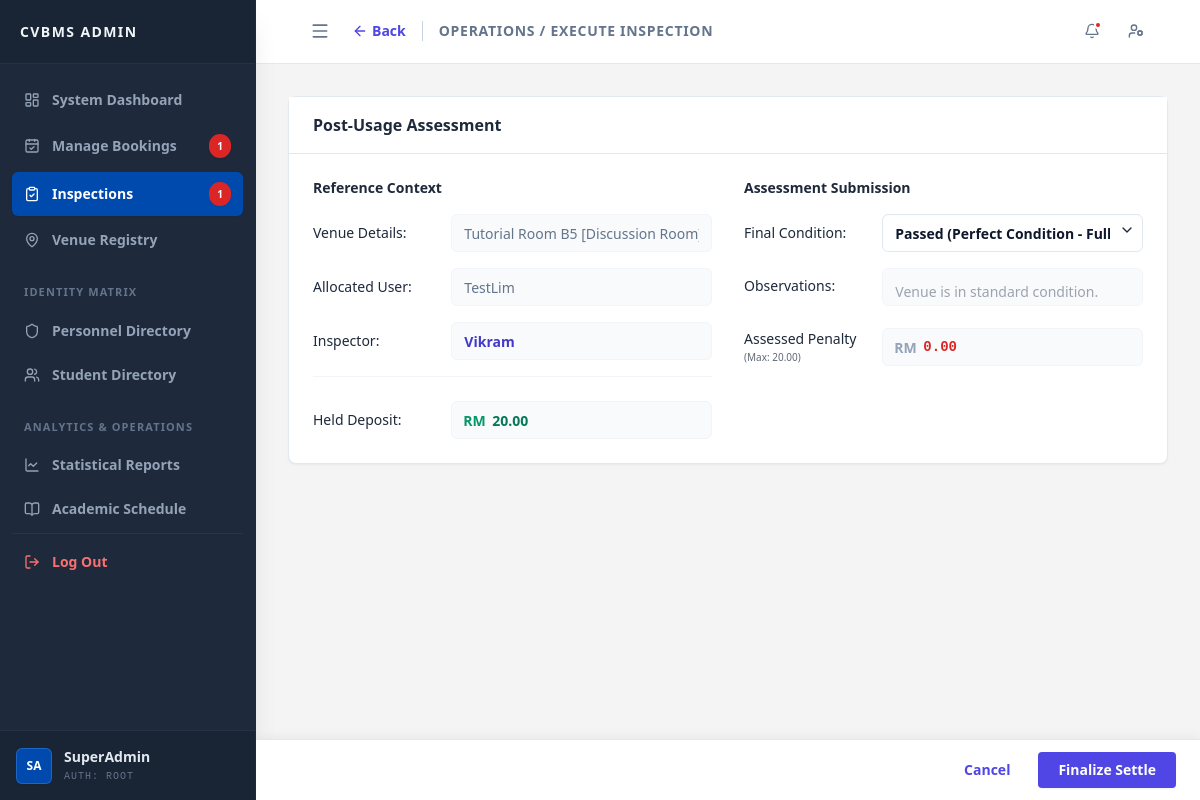
The app's page /admin/execute_inspection.php?bid=20000021 (signed in), older data.
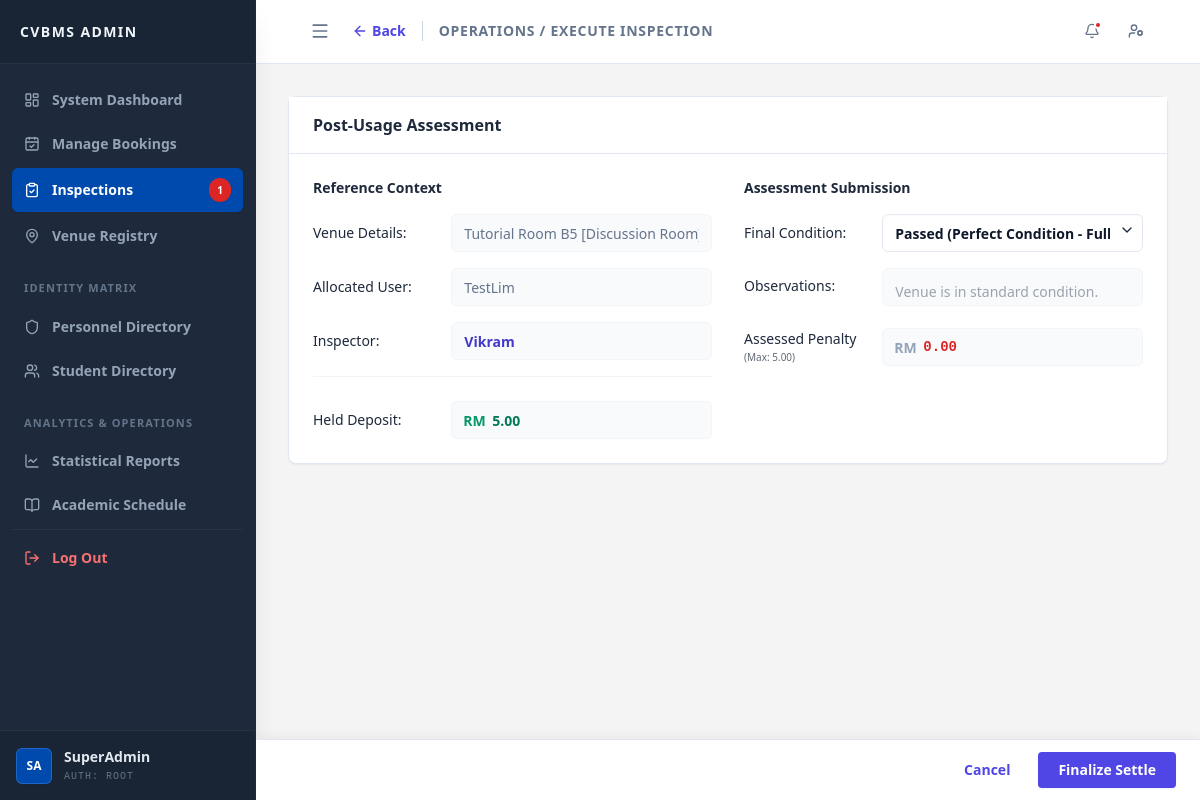
The same page, newer data.
### tables this page shows
CREATE TABLE `inspection` (
  `ins_id` int(10) UNSIGNED NOT NULL,
  `bid` int(10) UNSIGNED NOT NULL,
  `sid` int(10) UNSIGNED NOT NULL,
  `ins_status` enum('passed','failed','pending') NOT NULL DEFAULT 'pending',
  `damage_desc` text DEFAULT NULL,
  `damage_cost` decimal(10,2) UNSIGNED DEFAULT 0.00,
  `penalty` decimal(10,2) UNSIGNED DEFAULT 0.00,
  `inspected_at` datetime DEFAULT NULL
);

CREATE TABLE `venue` (
  `vid` varchar(10) NOT NULL,
  `vname` varchar(100) NOT NULL,
  `vcid` int(11) NOT NULL,
  `max_cap` int(10) UNSIGNED NOT NULL,
  `deposit` decimal(10,2) UNSIGNED NOT NULL,
  `status` enum('available','maintenance','booked') NOT NULL DEFAULT 'available',
  `description` text NOT NULL
);

CREATE TABLE `vcategory` (
  `vcid` int(11) NOT NULL,
  `category` varchar(50) NOT NULL,
  `description` text NOT NULL
);

CREATE TABLE `user` (
  `uid` varchar(15) NOT NULL,
  `username` varchar(50) NOT NULL,
  `email` varchar(100) NOT NULL,
  `password` varchar(255) NOT NULL,
  `phone_num` varchar(20) NOT NULL,
  `profile_pic` varchar(255) NOT NULL DEFAULT '',
  `outstanding_debt` decimal(10,2) UNSIGNED NOT NULL DEFAULT 0.00,
  `account_status` enum('active','restricted') NOT NULL DEFAULT 'active',
  `created_at` timestamp NOT NULL DEFAULT current_timestamp()
);

CREATE TABLE `staff` (
  `sid` int(10) UNSIGNED NOT NULL,
  `staff_name` varchar(50) NOT NULL,
  `email` varchar(100) NOT NULL,
  `password` varchar(255) NOT NULL,
  `phone_num` varchar(20) NOT NULL,
  `profile_pic` varchar(255) NOT NULL DEFAULT '',
  `position` enum('inspector') NOT NULL DEFAULT 'inspector',
  `status` enum('active','inactive') NOT NULL DEFAULT 'active',
  `created_at` timestamp NOT NULL DEFAULT current_timestamp()
);

### admin/execute_inspection.php (the view, shortened to what the changed rows need)
<?php
require_once '../config/db.php';
$bid = intval($_GET['bid'] ?? 0);
$sql = "SELECT
            b.*, u.username, v.vname, v.deposit, vc.category AS venue_category,
            i.ins_id, s.staff_name AS inspector_name
        FROM inspection i
        JOIN booking b ON i.bid = b.bid
        JOIN user u ON b.uid = u.uid
        JOIN venue v ON b.vid = v.vid
        JOIN vcategory vc ON v.vcid = vc.vcid
        JOIN staff s ON i.sid = s.sid
        WHERE b.bid = ? AND i.ins_status = 'pending'";
$stmt = $conn->prepare($sql);
$stmt->bind_param("i", $bid);
$stmt->execute();
$data = $stmt->get_result()->fetch_assoc();
?>
<!DOCTYPE html>
<html lang="en">
<head>
    <script src="https://cdn.tailwindcss.com"></script>
    <link rel="stylesheet" href="../assets/css/layout.css?v=1.2">
    <link rel="stylesheet" href="../assets/css/fiori_forms.css">
</head>
<body class="bg-slate-50 text-slate-800 font-sans antialiased h-screen flex overflow-hidden">
    <?php include('../includes/admin_sidebar.php'); ?>
    <main class="flex-1 flex flex-col h-screen overflow-hidden bg-[#f4f4f4] relative">
        <header class="h-16 glass-panel border-b border-slate-200 flex items-center justify-between px-6 z-10 shrink-0 bg-white">
            <?php
            $topbar_content = '
            <div class="flex items-center">
                <a href="pending_inspections.php" class="text-sm font-bold text-indigo-600 hover:text-indigo-800 flex items-center mr-4 transition-colors">
                    <i data-lucide="arrow-left" class="w-4 h-4 mr-1"></i> Back
                </a>
                <h2 class="text-sm font-bold text-slate-500 uppercase tracking-wider border-l border-slate-300 pl-4">Operations / Execute Inspection</h2>
            </div>';
            include('../includes/admin_topbar.php');
            ?>
        </header>
        <form action="../actions/process_inspection.php" method="POST" id="inspectionForm" onsubmit="return validateInspectionForm()" class="flex-1 flex flex-col overflow-hidden">
            <div class="flex-1 overflow-y-auto p-4 md:p-8">
                <div class="bg-white border border-slate-200 rounded-lg shadow-sm">
                    <div class="px-6 py-4 border-b border-slate-200 flex justify-between items-center bg-white">
                        <h2 class="text-base font-bold text-slate-800">Post-Usage Assessment</h2>
                    </div>
                    <div class="p-6 grid grid-cols-1 lg:grid-cols-12 gap-8">
                        <div class="lg:col-span-6 space-y-4">
                            <div class="grid grid-cols-3 gap-4 items-center">
                                <div class="col-span-2">
                                    <input type="text" value="<?php echo htmlspecialchars($data['vname']); ?> [<?php echo htmlspecialchars($data['venue_category']); ?>]" class="fiori-input fiori-readonly" readonly>
                                </div>
                            </div>
                            <div class="grid grid-cols-3 gap-4 items-center">
                                <div class="col-span-2">
                                    <input type="text" value="<?php echo htmlspecialchars($data['username']); ?>" class="fiori-input fiori-readonly" readonly>
                                </div>
                            </div>
                            <div class="grid grid-cols-3 gap-4 items-center border-b border-slate-100 pb-4">
                                <div class="col-span-2">
                                    <input type="text" value="<?php echo htmlspecialchars($data['inspector_name']); ?>" class="fiori-input fiori-readonly text-indigo-700 font-bold" readonly>
                                </div>
                            </div>
                            <div class="grid grid-cols-3 gap-4 items-center pt-2">
                                <div class="col-span-2 relative">
                                    <span class="absolute left-3 top-2.5 text-sm text-emerald-600 font-bold">RM</span>
                                    <input type="text" value="<?php echo number_format($data['deposit'], 2); ?>" class="fiori-input fiori-readonly pl-10 text-emerald-700 font-bold" readonly>
                                </div>
                            </div>
                        </div>
                        <div class="lg:col-span-6 space-y-4">
                            <div class="grid grid-cols-3 gap-4 items-center">
                                <label class="col-span-1 text-sm text-fiori-label leading-tight">Assessed Penalty<br><span class="text-[10px] font-normal opacity-70">(Max: <?php echo number_format($data['deposit'], 2); ?>)</span></label>
                            </div>
                        </div>
                    </div>
                </div>
            </div>
        </form>
    </main>
</body>
</html>

### includes/admin_sidebar.php (shortened to what the changed rows need)
<?php
$current_page = basename($_SERVER['PHP_SELF']);
if (isset($conn)) {
    $sweep_sql = "
        UPDATE booking
        SET status = 'completed'
        WHERE status = 'approved'
        AND CONCAT(date_booked, ' ', time_end) <= NOW()
    ";
    $conn->query($sweep_sql);
}
$pending_bookings_count = 0;
if (isset($conn)) {
    $sql_bookings_count = "SELECT COUNT(*) FROM booking WHERE status = 'pending' AND payment_status = 'paid'";
    $res_bookings = $conn->query($sql_bookings_count);
    if ($res_bookings) {
        $pending_bookings_count = $res_bookings->fetch_row()[0];
    }
}
?>
<aside id="system-sidebar" class="mmu-sidebar bg-[#1e293b] text-white flex flex-col shadow-xl z-20 shrink-0 border-r border-slate-800">
    <nav class="flex-1 overflow-y-auto py-4 scrollbar-hide">
        <ul class="space-y-1 px-3">
            <li>
                <a href="manage_bookings.php" class="nav-item flex items-center px-3 py-2.5 text-sm font-semibold <?php echo (in_array($current_page, ['manage_bookings.php', 'pending_requests.php', 'assign_inspector.php', 'assign_inspector_detail.php', 'track_bookings.php', 'process_flow.php'])) ? 'bg-cstyle-blue text-white shadow-sm' : 'text-slate-400 hover:bg-slate-800 hover:text-slate-200'; ?> rounded-md transition-all">
                    <i data-lucide="calendar-check" class="w-4 h-4 shrink-0"></i>
                    <span class="ml-3 nav-text">Manage Bookings</span>
                    <?php if ($pending_bookings_count > 0): ?>
                        <span class="ml-auto bg-red-600 text-white text-[10px] font-bold px-2 py-0.5 rounded-full shadow-sm nav-badge"><?php echo $pending_bookings_count; ?></span>
                    <?php endif; ?>
                </a>
            </li>
        </ul>
    </nav>
</aside>

Row changes from the older to the newer data that the page shows:
changed through a linked row, inspection "Tutorial Room B5 [Discussion Room]": deposit "20.00" → "5.00"; venue.deposit "20.00" → "5.00"
Text that changed along with them:
$pending_bookings_count: "1" → (not shown)
